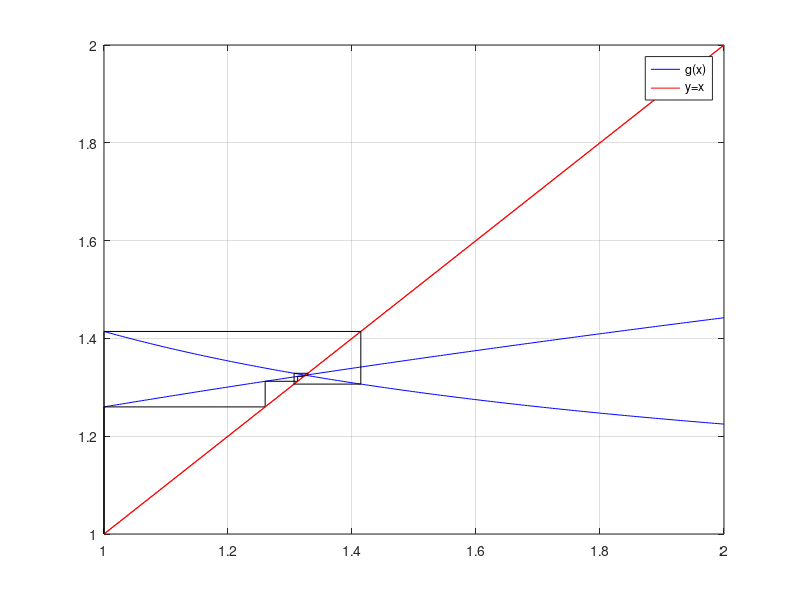

The MATLAB source for this figure:
% =========================================================================
% --- PARTE 2 ---
% =========================================================================

g = @(x) (x+1).^(1/3);


x(1)=1;


for k=1:50
    x(k+1)=g(x(k));
    error = abs(x(k+1)-x(k));


    printf("%2d  %.8f  error=%.8f\n",k,x(k+1),error);


    if error < 1e-4
        break
    end
end


xx = linspace(1,2,200);


plot(xx,g(xx),'b',xx,xx,'r')
hold on


for k=1:6
    plot([x(k) x(k)], [x(k) x(k+1)], 'k')
    plot([x(k) x(k+1)], [x(k+1) x(k+1)], 'k')
end


grid on
legend('g(x)','y=x')


% =========================================================================
% --- PARTE 3 ---
% =========================================================================

g = @(x) sqrt(1 + 1./x);


x(1)=1;


printf(" k     x_k          error        ratio\n");
for k=1:50
    x(k+1)=g(x(k));
    error = abs(x(k+1)-x(k));


    if k > 1
        ratio = error / prev_error;
        printf("%2d  %.8f  %.8f  %.8f\n",k,x(k+1),error,ratio);
    else
        printf("%2d  %.8f  %.8f\n",k,x(k+1),error);
    end


    prev_error = error;


    if error < 1e-4
        break
    end
end


xx = linspace(1,2,200);


plot(xx,g(xx),'b',xx,xx,'r')
hold on


for k=1:6
    plot([x(k) x(k)], [x(k) x(k+1)], 'k')
    plot([x(k) x(k+1)], [x(k+1) x(k+1)], 'k')
end


grid on
legend('g(x)','y=x')


% =========================================================================
% --- PARTE 4 ---
% =========================================================================

f = @(x) x.^3 - x - 1;
df = @(x) 3*x.^2 - 1;


x(1)=1.5;


for k=1:20
    x(k+1)=x(k)-f(x(k))/df(x(k));
    error=abs(x(k+1)-x(k));


    printf("%2d %.10f error=%.10f\n",k,x(k+1),error);


    if error<1e-10
        break
    end
end


E = abs(diff(x));


for k=1:4
    printf("E_{k+1}/E_k^2 = %.6f\n", E(k+1)/(E(k)^2));
end
